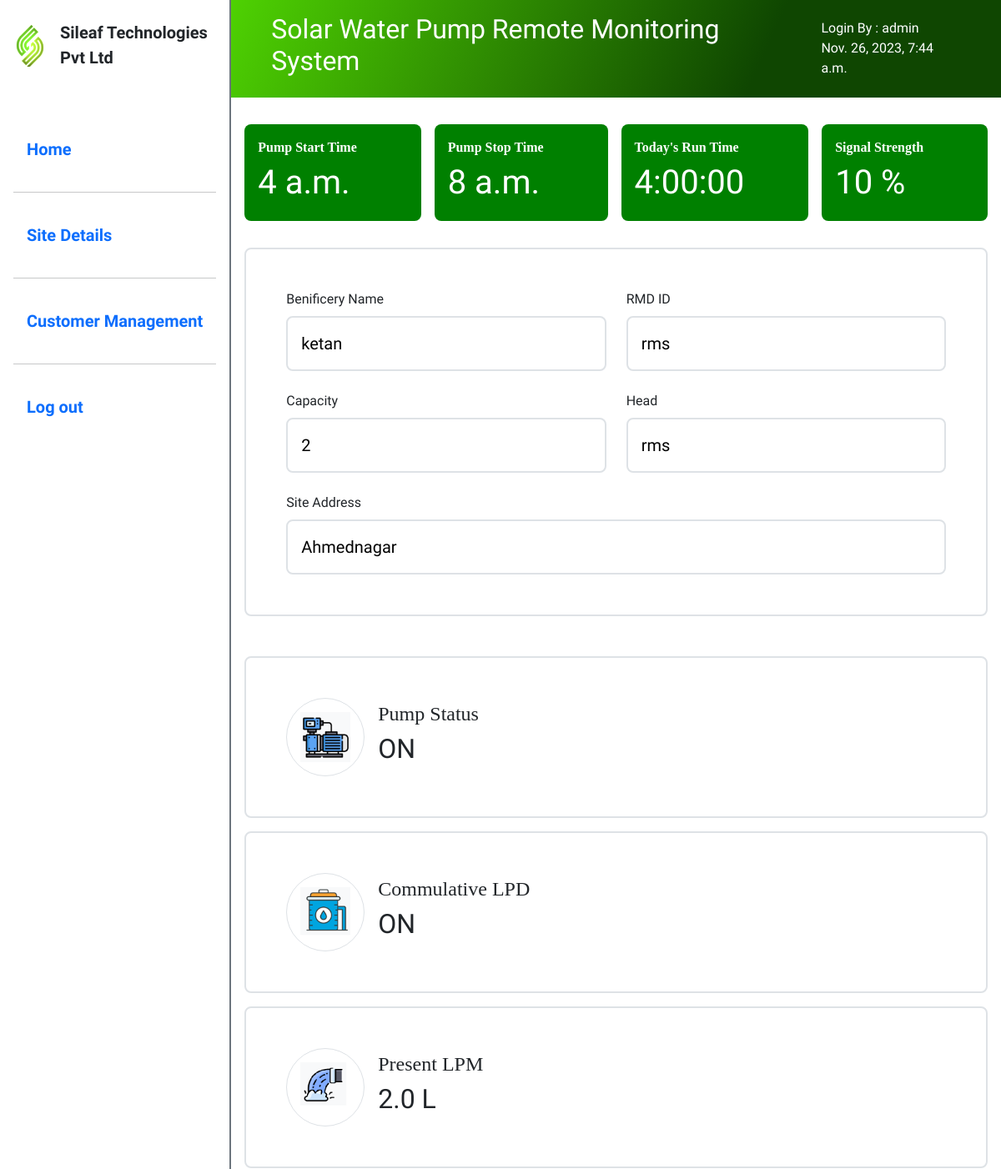
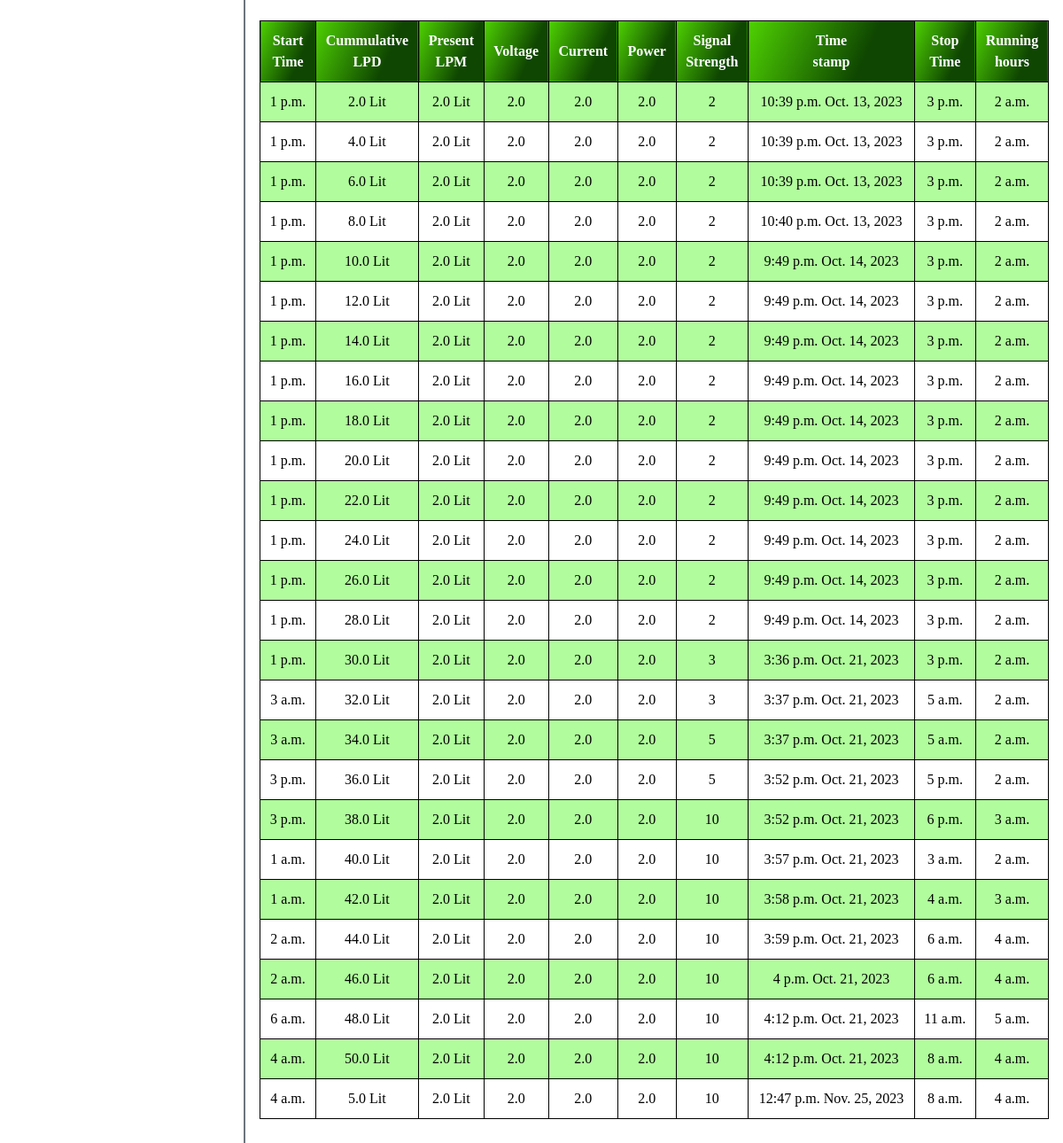
Screenshot of /dashboard/rms/ (signed in) with the database file from the repository (2 pictures, top to bottom).
### node/models.py (models this page shows)
class water_tank(models.Model):
    rms = models.CharField(max_length=300,blank=True,null=True)
    pump_status = models.CharField(max_length=300,blank=True,null=True)
    location = models.CharField(max_length=300,blank=True,null=True)
    district = models.CharField(max_length=300,blank=True,null=True)
    state = models.CharField(max_length=300,blank=True,null=True)
    contractor_name = models.CharField(max_length=300,blank=True,null=True)
    contractor_number = models.CharField(max_length=300,blank=True,null=True)
    installation_date = models.CharField(max_length=300,blank=True,null=True)
    capacity = models.CharField(max_length=300,blank=True,null=True)
    head = models.CharField(max_length=300,blank=True,null=True)
    pump_serial_numbers = models.CharField(max_length=300,blank=True,null=True)
    pump_model_number = models.CharField(max_length=300,blank=True,null=True)
    controller_model_number = models.CharField(max_length=300,blank=True,null=True)
    controller_serial_numbers = models.CharField(max_length=300,blank=True,null=True)
    modem_id = models.CharField(max_length=300,blank=True,null=True)
    sim_id = models.CharField(max_length=300,blank=True,null=True)
    iccid = models.CharField(max_length=300,blank=True,null=True)
    start_time = models.TimeField(blank=True,null=True)
    stop_time = models.TimeField(max_length=300,blank=True,null=True)
    benificery_name = models.CharField(max_length=300,blank=True,null=True)
    signal_strength = models.CharField(max_length=300,blank=True,null=True)
    make = models.CharField(max_length=300,blank=True,null=True)
    site_address = models.CharField(max_length=300,blank=True,null=True)
    created_by = models.CharField(max_length=300,blank=True,null=True)

class water_tank_records(models.Model): # this is for storing one all post request
    rms = models.CharField(max_length=300,blank=True,null=True)
    cumulative_lpd = models.FloatField(max_length=300,blank=True,null=True)
    current_lpm = models.FloatField(max_length=300,blank=True,null=True)
    voltage = models.FloatField(max_length=300,blank=True,null=True)
    current = models.FloatField(max_length=300,blank=True,null=True)
    power = models.FloatField(max_length=300,blank=True,null=True)
    wattage = models.FloatField(max_length=300,blank=True,null=True)
    present_lpm = models.FloatField(max_length=300,blank=True,null=True)
    start_time = models.TimeField(blank=True,null=True)
    stop_time = models.TimeField(blank=True,null=True)
    run_time_today = models.TimeField(blank=True,null=True)
    signal_strength = models.CharField(max_length=300,blank=True,null=True)
    time = models.TimeField(auto_now=True,blank=True,null=True)
    date = models.DateField(auto_now=True,blank=True,null=True)

class water_tank_records_temp(models.Model): # this is for storing one current post request. Previous wont be stored in this
    rms = models.CharField(max_length=300,blank=True,null=True)
    cumulative_lpd = models.FloatField(max_length=300,blank=True,null=True)
    current_lpm = models.FloatField(max_length=300,blank=True,null=True)
    voltage = models.FloatField(max_length=300,blank=True,null=True)
    current = models.FloatField(max_length=300,blank=True,null=True)
    power = models.FloatField(max_length=300,blank=True,null=True)
    wattage = models.FloatField(max_length=300,blank=True,null=True)
    present_lpm = models.FloatField(max_length=300,blank=True,null=True)
    start_time = models.TimeField(blank=True,null=True)
    stop_time = models.TimeField(max_length=300,blank=True,null=True)
    run_time_today = models.TimeField(blank=True,null=True)
    signal_strength = models.CharField(max_length=300,blank=True,null=True)
    time = models.TimeField(auto_now=True,blank=True,null=True)
    date = models.DateField(auto_now=True,blank=True,null=True)

### node/views.py (the view)
# urls.py: path('dashboard/<str:rms>/', views.dashboard, name='dashboard'),
@login_required(login_url='/login')
def dashboard(request,rms):
    data =  water_tank.objects.filter(rms=rms).first()
    if water_tank_records.objects.filter(rms=rms).count() > 0:
        data2 =  water_tank_records.objects.filter(rms=rms).reverse().first()
        data3 =  water_tank_records_temp.objects.filter(rms=rms).reverse()
        start_time = datetime.strptime((data2.start_time).strftime("%H:%M"), '%H:%M')
        stop_time = datetime.strptime((data2.stop_time).strftime("%H:%M"), '%H:%M')
        run_time = stop_time - start_time
        start_time = datetime.strptime(str(start_time), "%Y-%m-%d %H:%M:%S")
        start_time = start_time.time()
        stop_time = datetime.strptime(str(stop_time), "%Y-%m-%d %H:%M:%S")
        stop_time = stop_time.time()
        return render (request,"dashboard/dashboard.html",{"data":data ,"run_time":run_time , "data2":data2 , "data3":data3 , "start_time" : start_time , "stop_time" : stop_time})
    else:
        return render (request,"dashboard/dashboard.html",{"data":data})

### templates/dashboard/dashboard.html (shortened to what this page needs)
{% load static %}
<!DOCTYPE html>
<html lang="en">
<head>
  <link rel="stylesheet" href="{% static '/dashboard/styles.css' %}">
  <link href="https://cdn.jsdelivr.net/npm/bootstrap@5.3.2/dist/css/bootstrap.min.css" rel="stylesheet" />
</head>
<body>
  <div class="container-fluid d-flex flex-column flex-md-row p-0">
    <div class="w-auto flex-lg-shrink-0 d-flex flex-column gap-5 px-3 py-2 border border-2 border-start-0 border-top-0 border-bottom-0 border-secondary" >
      <div class="w-100 d-flex gap-3 align-items-center">
        <div class="w-100 d-flex align-items-center justify-content-between gap-3">
          <div class="d-flex align-items-center gap-3 py-3">
            <img class="" style="width: 40px;" src="{% static 'images/logo.jpg' %}" alt="Icon">
            <span class="fs-5 fw-bold">Sileaf Technologies <br> Pvt Ltd</span>
          </div>
        </div>
      </div>
      <nav id="nav" class="w-100 d-none d-md-flex flex-column gap-1 py-3 py-md-0">
        <a href="/" class="active d-flex d-md-block py-0 py-md-3 px-3 text-decoration-none rounded-3"><span class="w-100 py-3 fw-semibold fs-5">Home</span></a>
        <hr>
        <a href="/site_details" class="d-flex d-md-block py-0 py-md-3 px-3 text-decoration-none rounded-3"><span class="w-100 py-3 fw-semibold fs-5">Site Details</span></a>
        <hr>
        <a href="/costumer_management/" class="d-flex d-md-block py-0 py-md-3 px-3 text-decoration-none rounded-3"><span class="w-100 py-3 fw-semibold fs-5">Customer Management</span></a>
        <hr>
        <a href="/logout" class="d-flex d-md-block py-0 py-md-3 px-3 text-decoration-none rounded-3"><span class="w-100 py-3 fw-semibold fs-5">Log out</span></a>
      </nav>
    </div>
    <div class="w-100 h-100" style="max-height: 100vh; overflow-y: scroll;">
      <div class="100">
        <div class="w-100 d-md-flex align-items-center justify-content-between gap-3 py-3 px-3 px-md-5 text-white" style="background: linear-gradient(114.3deg, rgb(78, 209, 2) 0.2%, rgb(15, 70, 1) 68.5%);">
            <h2>Solar Water Pump Remote Monitoring System</h2>
            <div>
              <span class="fw-medium">Login By : </span> {{request.user.username}} <br> <span class="fw-medium">{{request.user.last_login}} </span></div>
        </div>
      </div>
      <div class="mt-3">
        <div class="w-100 d-flex justify-content-evenly flex-wrap gap-3 p-2 p-md-3">
          <div class="flex-grow-1  rounded-3 p-3" style="background-color: green;">
            <label class="label w-100 d-block text-white fs-6">Pump Start Time</label>
            <div class="fs-1 text-white">{{start_time}} </div>
          </div>
          <div class="flex-grow-1  rounded-3 p-3" style="background-color: green;">
            <label class="label w-100 d-block text-white fs-6">Pump  Stop Time</label>
            <div class="fs-1 text-white">{{stop_time}}</div>
          </div>
          <div class="flex-grow-1  rounded-3 p-3" style="background-color: green;">
            <label class="label w-100 d-block text-white fs-6">Today's  Run Time</label>
            <div class="fs-1 text-white">{{ run_time }}</div>
          </div>
          <div class="flex-grow-1 rounded-3 p-3" style="background-color: green;">
            <label class="label w-100 d-block text-white fs-6">Signal  Strength</label>
            <div class="fs-1 text-white">{{data.signal_strength}} %</div>
          </div>
        </div>
        <div class="w-100 p-2 p-md-3 mb-5">
          <div class="w-100 d-flex flex-wrap gap-4 p-3 p-sm-5 mb-5 border border-2 rounded-3">
            <div class="flex-grow-1">
              <label class="w-100 d-block mb-2">Benificery Name</label>
              <input class="w-100 p-3 fs-5 rounded-3 border border-2" name="dashboardInput" value={{data.benificery_name}} id="">
            </div>
            <div class="flex-grow-1">
              <label class="w-100 d-block mb-2">RMD ID</label>
              <input class="w-100 p-3 fs-5 rounded-3 border border-2" name="dashboardInput" id="" value="{{data.rms}}">
            </div>
            <div class="flex-grow-1">
              <label class=" w-100 d-block mb-2">Capacity</label>
              <input class="w-100 p-3 fs-5 rounded-3 border border-2" name="dashboardInput" value="{{data.capacity}}" id="">
            </div>
            <div class="flex-grow-1">
              <label class=" w-100 d-block mb-2">Head</label>
              <input class="w-100 p-3 fs-5 rounded-3 border border-2" name="dashboardInput" id="" value="{{data.head}}">
            </div>
            <div class="flex-grow-1">
              <label class=" w-100 d-block mb-2">Site Address</label>
              <input class="w-100 p-3 fs-5 rounded-3 border border-2" name="dashboardInput" value="{{data.district}}" id="">
            </div>
          </div>
          <div class="w-100">
            <div class="w-100 d-flex flex-column flex-md-row border rounded-3 border-2 p-3 p-md-5 mb-3">
              <div class="flex-grow-1 d-flex align-items-center gap-3 mb-3 mb-md-0">
                <div class="border p-3 rounded-circle">
                  <img src="{% static '/dashboard/motor.png' %}" style="width: 60px;" />
                </div>
                <div class="d-flex flex-column">
                  <h4>Pump Status </h4>
                  <h2>{{data.pump_status}}</h2>
                </div>
              </div>
              <div class="flex-grow-1 p-md-3 overflow-y-scroll">
              </div>
            </div>
            <div class="w-100 d-flex flex-column flex-md-row border rounded-3 border-2 p-3 p-md-5 mb-3">
              <div class="flex-grow-1 d-flex align-items-center gap-3 mb-3 mb-md-0">
                <div class="border p-3 rounded-circle">
                  <img src="{% static '/dashboard/lpd.png' %}" style="width: 60px;" />
                </div>
                <div class="d-flex flex-column">
                  <h4>Commulative LPD</h4>
                  <h2>{{data.pump_status}}</h2>
                </div>
              </div>
              <div class="flex-grow-1 p-md-3 overflow-y-scroll">
              </div>
            </div>
            <div class="w-100 d-flex flex-column flex-md-row border rounded-3 border-2 p-3 p-md-5 mb-3">
              <div class="flex-grow-1 d-flex align-items-center gap-3 mb-3 mb-md-0">
                <div class="border p-3 rounded-circle">
                  <img src="{% static '/dashboard/lpm.png' %}" style="width: 60px;" />
                </div>
                <div class="d-flex flex-column">
                  <h4>Present LPM</h4>
                  <h2>{{data2.present_lpm}} L</h2>
                </div>
              </div>
              <div class="flex-grow-1 p-md-3 overflow-y-scroll">
              </div>
            </div>
          </div>
          <div class="table-responsive p-0 py-2 overflow-y-scroll">
            <table class="todayDataTable w-100 p-0 mx-0">
              <tr>
                <th>Start<br>Time</th>
                <th>Cummulative<br>LPD</th>
                <th>Present<br>LPM</th>
                <th>Voltage</th>
                <th>Current</th>
                <th>Power</th>
                <th>Signal<br>Strength</th>
                <th>Time<br>stamp</th>
                <th>Stop<br>Time</th>
                <th>Running<br>hours</th>
              </tr>
              {% for i in data3 %}
              <tr>
                <td>{{i.start_time}}</td>
                <td>{{i.cumulative_lpd}} Lit</td>
                <td>{{i.present_lpm}} Lit</td>
                <td>{{i.voltage}}</td>
                <td>{{i.current}}</td>
                <td>{{i.power}}</td>
                <td>{{i.signal_strength}}</td>
                <td>{{i.time}} {{i.date}}</td>
                <td>{{i.stop_time}}</td>
                <td>{{i.run_time_today}}</td>
              </tr>
              {% endfor %}
            </table>
          </div>
        </div>
      </div>
    </div>
  </div>
</body>
</html>

### static/dashboard/styles.css (style rules this page uses)
:root { --bodyBack: #ffffff; --textColor: #000000; --starColor: #f67034; --sectionBack: #ffffff; --parameter: #1dc025; }
* { padding: 0; margin: 0; box-sizing: border-box; font-family: 'Raleway', sans-serif; }
body { background-size: cover; background-repeat: repeat; background-position: center; background-color: rgb(231, 226, 226); }
.label { color: #000000; width: 130px; text-align: left; font-size: medium; font-family:Cambria, Cochin, Georgia, Times, 'Times New Roman', serif; font-weight: bold; }
th, td { padding: 15px; color: #000000; }
h4 { color: #0e0d0d; text-align: center; font-family:Cambria, Cochin, Georgia, Times, 'Times New Roman', serif; }
.navbartable th, td { padding: 0px; color: #ffffff; text-align: center; font-family: Cambria, Cochin, Georgia, Times, 'Times New Roman', serif; }
.todayDataTable { font-family: Cambria, Cochin, Georgia, Times, 'Times New Roman', serif; border-collapse: collapse; width: 95%; align-items: start; border: 1px solid #1e0db6; text-align: center; font-family: Cambria, Cochin, Georgia, Times, 'Times New Roman', serif; color: black; margin-left:2%; margin-right:2%; padding: 0%; }
.todayDataTable td, .todayDataTable th { border: 1px solid #000000; padding: 10px; font-family: Cambria, Cochin, Georgia, Times, 'Times New Roman', serif; color: black; }
.todayDataTable tr:nth-child(even) { background-color: #b1fd9d; }
.todayDataTable tr:nth-child(odd) { background-color: rgb(255, 255, 255); }
.todayDataTable th { padding-top: 10px; padding-bottom: 10px; text-align: center; background: linear-gradient(114.3deg, rgb(78, 209, 2) 0.2%, rgb(15, 70, 1) 68.5%); color: rgb(255, 255, 255); border-color: rgb(0, 0, 0); align-items:flex-start; align-content: center; align-self:auto; border: 1px solid #000000; font-family: Cambria, Cochin, Georgia, Times, 'Times New Roman', serif; }

### rows the page displays
water_tank: signal_strength "10", dashboardInput "ketan", dashboardInput "rms", dashboardInput "2", dashboardInput "Ahmednagar", pump_status "ON"
water_tank_records: present_lpm "2.0"
water_tank_records_temp: start_time "1 p.m.", cumulative_lpd "2.0", present_lpm "2.0", voltage "2.0", current "2.0", power "2.0", signal_strength "2", time "10:39 p.m.", date "Oct. 13, 2023", stop_time "3 p.m.", run_time_today "2 a.m."
water_tank_records_temp: start_time "1 p.m.", cumulative_lpd "4.0", present_lpm "2.0", voltage "2.0", current "2.0", power "2.0", signal_strength "2", time "10:39 p.m.", date "Oct. 13, 2023", stop_time "3 p.m.", run_time_today "2 a.m."
water_tank_records_temp: start_time "1 p.m.", cumulative_lpd "6.0", present_lpm "2.0", voltage "2.0", current "2.0", power "2.0", signal_strength "2", time "10:39 p.m.", date "Oct. 13, 2023", stop_time "3 p.m.", run_time_today "2 a.m."
water_tank_records_temp: start_time "1 p.m.", cumulative_lpd "8.0", present_lpm "2.0", voltage "2.0", current "2.0", power "2.0", signal_strength "2", time "10:40 p.m.", date "Oct. 13, 2023", stop_time "3 p.m.", run_time_today "2 a.m."
water_tank_records_temp: start_time "1 p.m.", cumulative_lpd "10.0", present_lpm "2.0", voltage "2.0", current "2.0", power "2.0", signal_strength "2", time "9:49 p.m.", date "Oct. 14, 2023", stop_time "3 p.m.", run_time_today "2 a.m."
water_tank_records_temp: start_time "1 p.m.", cumulative_lpd "12.0", present_lpm "2.0", voltage "2.0", current "2.0", power "2.0", signal_strength "2", time "9:49 p.m.", date "Oct. 14, 2023", stop_time "3 p.m.", run_time_today "2 a.m."
water_tank_records_temp: start_time "1 p.m.", cumulative_lpd "14.0", present_lpm "2.0", voltage "2.0", current "2.0", power "2.0", signal_strength "2", time "9:49 p.m.", date "Oct. 14, 2023", stop_time "3 p.m.", run_time_today "2 a.m."
water_tank_records_temp: start_time "1 p.m.", cumulative_lpd "16.0", present_lpm "2.0", voltage "2.0", current "2.0", power "2.0", signal_strength "2", time "9:49 p.m.", date "Oct. 14, 2023", stop_time "3 p.m.", run_time_today "2 a.m."
water_tank_records_temp: start_time "1 p.m.", cumulative_lpd "18.0", present_lpm "2.0", voltage "2.0", current "2.0", power "2.0", signal_strength "2", time "9:49 p.m.", date "Oct. 14, 2023", stop_time "3 p.m.", run_time_today "2 a.m."
water_tank_records_temp: start_time "1 p.m.", cumulative_lpd "20.0", present_lpm "2.0", voltage "2.0", current "2.0", power "2.0", signal_strength "2", time "9:49 p.m.", date "Oct. 14, 2023", stop_time "3 p.m.", run_time_today "2 a.m."
water_tank_records_temp: start_time "1 p.m.", cumulative_lpd "22.0", present_lpm "2.0", voltage "2.0", current "2.0", power "2.0", signal_strength "2", time "9:49 p.m.", date "Oct. 14, 2023", stop_time "3 p.m.", run_time_today "2 a.m."
water_tank_records_temp: start_time "1 p.m.", cumulative_lpd "24.0", present_lpm "2.0", voltage "2.0", current "2.0", power "2.0", signal_strength "2", time "9:49 p.m.", date "Oct. 14, 2023", stop_time "3 p.m.", run_time_today "2 a.m."
water_tank_records_temp: start_time "1 p.m.", cumulative_lpd "26.0", present_lpm "2.0", voltage "2.0", current "2.0", power "2.0", signal_strength "2", time "9:49 p.m.", date "Oct. 14, 2023", stop_time "3 p.m.", run_time_today "2 a.m."
water_tank_records_temp: start_time "1 p.m.", cumulative_lpd "28.0", present_lpm "2.0", voltage "2.0", current "2.0", power "2.0", signal_strength "2", time "9:49 p.m.", date "Oct. 14, 2023", stop_time "3 p.m.", run_time_today "2 a.m."
water_tank_records_temp: start_time "1 p.m.", cumulative_lpd "30.0", present_lpm "2.0", voltage "2.0", current "2.0", power "2.0", signal_strength "3", time "3:36 p.m.", date "Oct. 21, 2023", stop_time "3 p.m.", run_time_today "2 a.m."
water_tank_records_temp: start_time "3 a.m.", cumulative_lpd "32.0", present_lpm "2.0", voltage "2.0", current "2.0", power "2.0", signal_strength "3", time "3:37 p.m.", date "Oct. 21, 2023", stop_time "5 a.m.", run_time_today "2 a.m."
water_tank_records_temp: start_time "3 a.m.", cumulative_lpd "34.0", present_lpm "2.0", voltage "2.0", current "2.0", power "2.0", signal_strength "5", time "3:37 p.m.", date "Oct. 21, 2023", stop_time "5 a.m.", run_time_today "2 a.m."
water_tank_records_temp: start_time "3 p.m.", cumulative_lpd "36.0", present_lpm "2.0", voltage "2.0", current "2.0", power "2.0", signal_strength "5", time "3:52 p.m.", date "Oct. 21, 2023", stop_time "5 p.m.", run_time_today "2 a.m."
water_tank_records_temp: start_time "3 p.m.", cumulative_lpd "38.0", present_lpm "2.0", voltage "2.0", current "2.0", power "2.0", signal_strength "10", time "3:52 p.m.", date "Oct. 21, 2023", stop_time "6 p.m.", run_time_today "3 a.m."
water_tank_records_temp: start_time "1 a.m.", cumulative_lpd "40.0", present_lpm "2.0", voltage "2.0", current "2.0", power "2.0", signal_strength "10", time "3:57 p.m.", date "Oct. 21, 2023", stop_time "3 a.m.", run_time_today "2 a.m."
water_tank_records_temp: start_time "1 a.m.", cumulative_lpd "42.0", present_lpm "2.0", voltage "2.0", current "2.0", power "2.0", signal_strength "10", time "3:58 p.m.", date "Oct. 21, 2023", stop_time "4 a.m.", run_time_today "3 a.m."
water_tank_records_temp: start_time "2 a.m.", cumulative_lpd "44.0", present_lpm "2.0", voltage "2.0", current "2.0", power "2.0", signal_strength "10", time "3:59 p.m.", date "Oct. 21, 2023", stop_time "6 a.m.", run_time_today "4 a.m."
water_tank_records_temp: start_time "2 a.m.", cumulative_lpd "46.0", present_lpm "2.0", voltage "2.0", current "2.0", power "2.0", signal_strength "10", time "4 p.m.", date "Oct. 21, 2023", stop_time "6 a.m.", run_time_today "4 a.m."
water_tank_records_temp: start_time "6 a.m.", cumulative_lpd "48.0", present_lpm "2.0", voltage "2.0", current "2.0", power "2.0", signal_strength "10", time "4:12 p.m.", date "Oct. 21, 2023", stop_time "11 a.m.", run_time_today "5 a.m."
water_tank_records_temp: start_time "4 a.m.", cumulative_lpd "50.0", present_lpm "2.0", voltage "2.0", current "2.0", power "2.0", signal_strength "10", time "4:12 p.m.", date "Oct. 21, 2023", stop_time "8 a.m.", run_time_today "4 a.m."
water_tank_records_temp: start_time "4 a.m.", cumulative_lpd "5.0", present_lpm "2.0", voltage "2.0", current "2.0", power "2.0", signal_strength "10", time "12:47 p.m.", date "Nov. 25, 2023", stop_time "8 a.m.", run_time_today "4 a.m."

### other values shown
{{ request.user.username }} "admin"
{{ request.user.last_login }} "Nov. 26, 2023, 7:44 a.m."
{{ start_time }} "4 a.m."
{{ stop_time }} "8 a.m."
{{ run_time }} "4:00:00"
